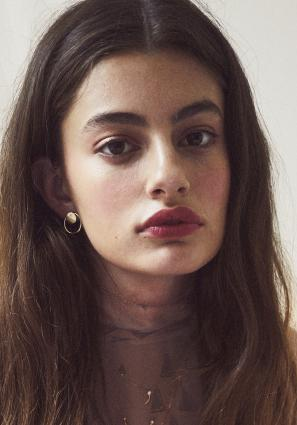
#> input picture FaceRecognitionClassifier/model/datatest/diana_silvers.jpeg, 297 x 425 px
$ jupyter execute --allow-errors Celebrity_Classifier.ipynb   (shell and % lines are left out)
#> lines starting #> are read from the running program, lines starting #| are printed output that depends on the picture; after the words box and inside, x2 and y2 are one past the last pixel; in counts of white or black regions, pixels touching at a corner belong together
[cell 1]
import pandas as pd
import numpy as np
import cv2
import matplotlib
from matplotlib import pyplot as plt

DATA CLEANING AND PREPARATION

[cell 2]
img = cv2.imread('./datatest/diana_silvers.jpeg')
#> img is the input picture: shape (425, 297, 3); mean B, G, R 81.6, 87.1, 107.7
img.shape
#> Out = (425, 297, 3)

[cell 3]
plt.imshow(img)

[cell 4]
# create gray image
gray = cv2.cvtColor(img, cv2.COLOR_BGR2GRAY)
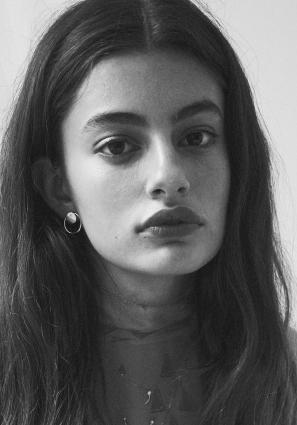
#> gray: shape (425, 297); min 9, max 240, mean 92.7
print(gray.shape)
#| (425, 297)
gray

[cell 5]
# visualize gray image
plt.imshow(gray, cmap='gray')

[cell 6]
face_cascade = cv2.CascadeClassifier('./opencv/haarcascades/haarcascade_frontalface_default.xml')
eye_cascade = cv2.CascadeClassifier('./opencv/haarcascades/haarcascade_eye.xml')

faces = face_cascade.detectMultiScale(gray,1.3,5)
#> faces = [[45, 53, 224, 224]]
faces
#> Out = [[45, 53, 224, 224]]

[cell 7]
# lets detect the face
(x,y,w,h) = faces[0]
#> x = 45; y = 53; w = 224; h = 224
face_img = cv2.rectangle(img,(x,y),(x+w,y+h),(255,0,0),2) # (255,0,0) is our color(red for now)
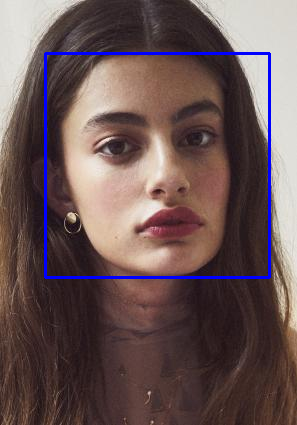
#> face_img: shape (425, 297, 3); mean B, G, R 85.5, 85.6, 105.8
plt.imshow(face_img)

[cell 8]
cv2.destroyAllWindows()
for (x,y,w,h) in faces:
    face_img = face_img = cv2.rectangle(img,(x,y),(x+w,y+h),(255,0,0),2)
    roi_gray = gray[y:y+h,x:x+w]
    roi_color = face_img[y:y+h,x:x+w]
    eyes = eye_cascade.detectMultiScale(roi_gray)
    for (ex,ey,ew,eh) in eyes:
        cv2.rectangle(roi_color,(ex,ey),(ex+ew,ey+eh),(0,255,0),2)
#> this loop made 1 pass
#> (x, y, w, h, eyes) on pass 1: (45, 53, 224, 224, [[97, 126, 25, 25], [129, 61, 48, 48], [38, 57, 68, 68]])
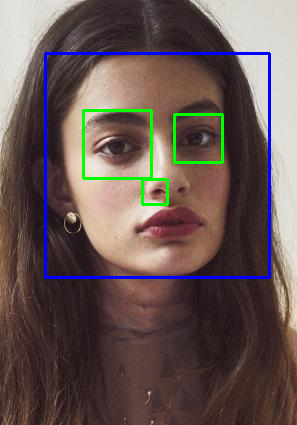
#> img: shape (425, 297, 3); 1.31% of pixels changed, all inside (x1, y1, x2, y2) = (82, 109, 224, 206)
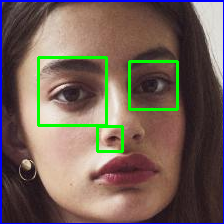
#> roi_color: shape (224, 224, 3); mean B, G, R 88.4, 98, 114.6

plt.figure()
plt.imshow(face_img,cmap='gray')
plt.show()

[cell 9]
plt.imshow(roi_color,cmap='gray')
# we see that opencv cv detect eyes correct but it detect a nose as an eye

[cell 10]
# Lets create a function for detect eyes on any image . Person must have two eyes on image!!!!

def get_cropped_image_if_2_eyes(image_path):
#> called with image_path = './datatest/diana_silvers.jpeg'
    img = cv2.imread(image_path)
    gray = cv2.cvtColor(img,cv2.COLOR_BGR2GRAY)
    faces = face_cascade.detectMultiScale(gray,1.3,5)
#> faces = [[45, 53, 224, 224]]
    for (x,y,w,h) in faces:
        roi_gray = gray[y:y+h,x:x+w]
        roi_color = img[y:y+h,x:x+w]
        eyes = eye_cascade.detectMultiScale(roi_gray)
        if len(eyes) >=2:
            return roi_color
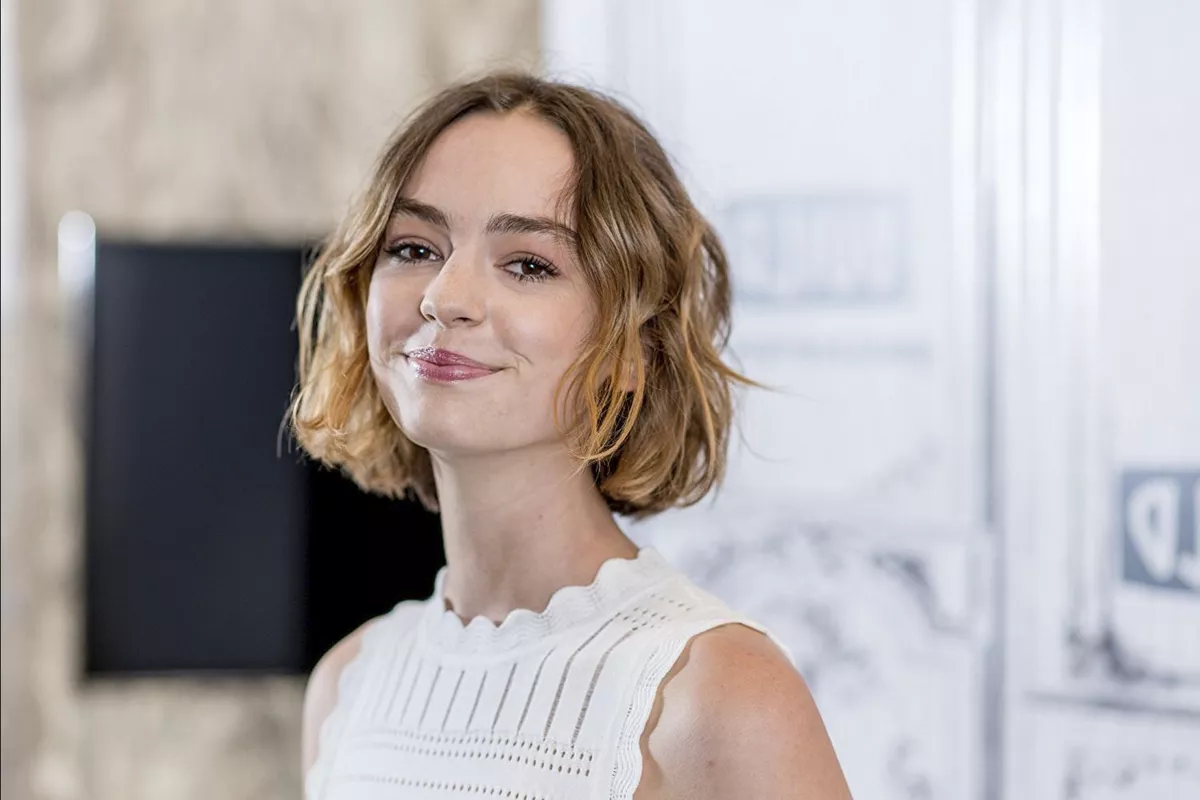
#> input picture FaceRecognitionClassifier/model/dataset/bridgette_lundy/2018-05-10-106_60481-3_667070.jpeg, 1200 x 800 px
#> in get_cropped_image_if_2_eyes, img is the input picture: shape (800, 1200, 3); mean B, G, R 171.4, 171.6, 177.9
#> in get_cropped_image_if_2_eyes (call 2), `gray = cv2.cvtColor(img,cv2.COLOR_BGR2GRAY)`:
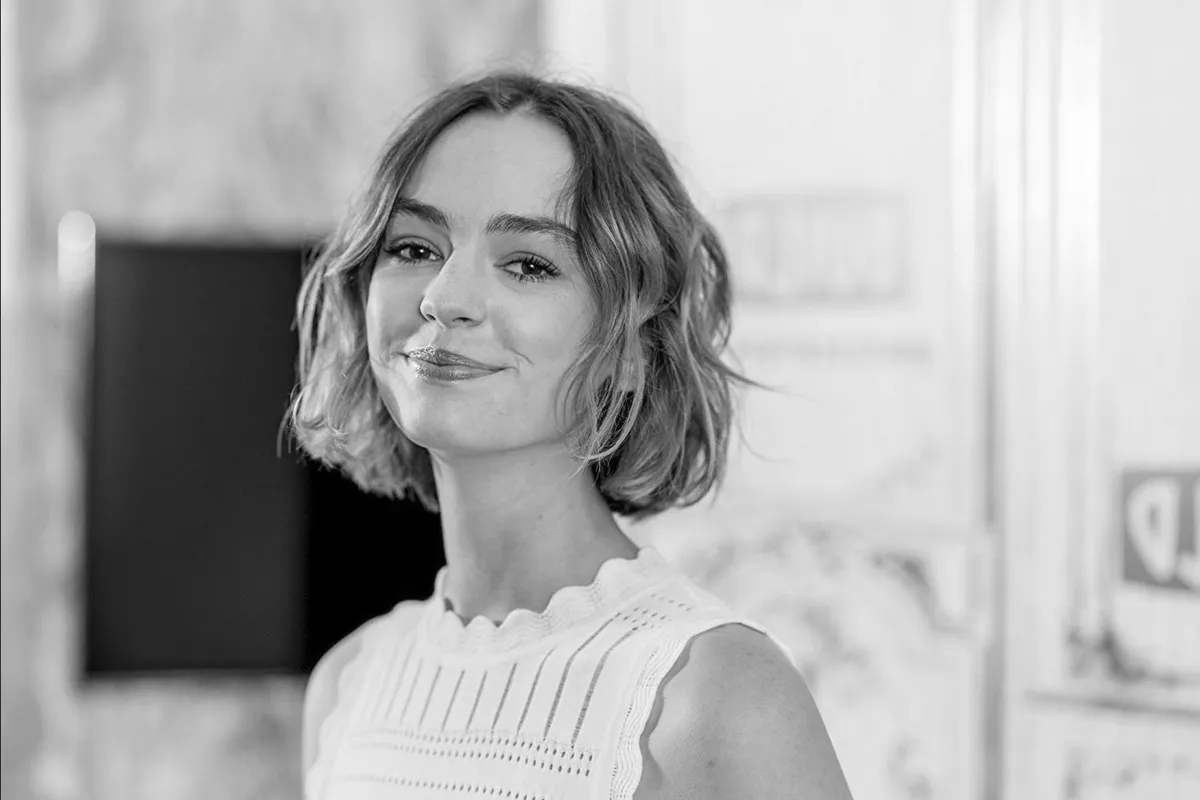
#> gray: shape (800, 1200); min 0, max 254, mean 173.5
#> in get_cropped_image_if_2_eyes (call 2), `faces = face_cascade.detectMultiScale(gray,1.3,5)`: faces = [[326, 142, 297, 297]]
#> this loop made 1 pass
#> (x, y, w, h, eyes) on pass 1: (326, 142, 297, 297, [[60, 84, 55, 55], [165, 92, 65, 65]])
#> pass 1, in get_cropped_image_if_2_eyes (call 2), `roi_gray = gray[y:y+h,x:x+w]`:
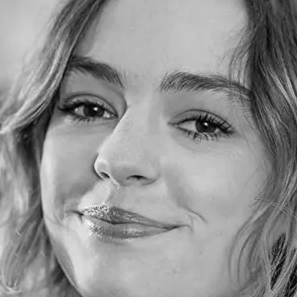
#> roi_gray: shape (297, 297); min 0, max 254, mean 145.5
#> pass 1, in get_cropped_image_if_2_eyes (call 2), `roi_color = img[y:y+h,x:x+w]`:
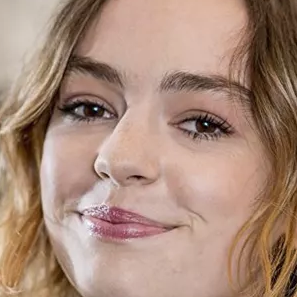
#> roi_color: shape (297, 297, 3); mean B, G, R 121.7, 138.2, 168.9

cropped_image = get_cropped_image_if_2_eyes('./datatest/diana_silvers.jpeg')
plt.imshow(cropped_image)
# we got an cropped face image of our celebrity

[cell 11]
path_to_data = "./dataset/"
path_to_cr_data = "./dataset/cropped/"

[cell 12]
# get all paths of images
import os

img_dirs = []
for entry in os.scandir(path_to_data):
    if entry.is_dir():
        img_dirs.append(entry.path)

img_dirs

[cell 13]
import shutil

if os.path.exists(path_to_cr_data):
    shutil.rmtree(path_to_cr_data)
os.mkdir(path_to_cr_data)

After the code below is executed, do not forget to delete unnecessary photos from the folders in the "croppped" folder
If you want to add new celebrities to the dataset folder and re-run the code, it is recommended that you delete the old cropped folder.

[cell 14]
cropped_image_dirs = []
celebrity_file_names_dict = {}

for img_dir in img_dirs:
    count = 1
    celebrity_name = img_dir.split('/')[-1]

    celebrity_file_names_dict[celebrity_name] = []
    for entry in os.scandir(img_dir):
        roi_color = get_cropped_image_if_2_eyes(entry.path)
        if roi_color is not None:
            cropped_folder = path_to_cr_data+celebrity_name
            if not os.path.exists(cropped_folder):
                os.makedirs(cropped_folder)
                cropped_image_dirs.append(cropped_folder)
                print("Generating croppped images in folder: ", cropped_folder)

            cropped_file_name = celebrity_name + str(count) + ".png"
            cropped_file_path = cropped_folder + "/" + cropped_file_name

            cv2.imwrite(cropped_file_path,roi_color)
            celebrity_file_names_dict[celebrity_name].append(cropped_file_path)
            count +=1

RESULT OF THE CODE ABOVE

FEATURE ENGINEERING

[cell 15]
import pywt

def w2d(img,mode='hear',level=1):
#> called with mode = 'db1', level = 5
    imArray = img
    #convert to grayscale
    imArray = cv2.cvtColor(imArray,cv2.COLOR_RGB2GRAY)
    #convert to float
    imArray = np.float32(imArray)
    imArray/= 255
    coeffs = pywt.wavedec2(imArray,mode,level=level)

    coeffs_H =list(coeffs)
    coeffs_H[0] *= 0

    # reconstruction
    imArray_H = pywt.waverec2(coeffs_H,mode)
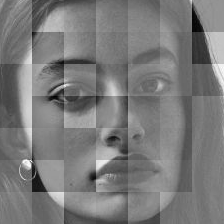
#> imArray_H: shape (224, 224) float32; min -0.598, max 0.647, mean 1.37e-09; drawn with min black and max white
    imArray_H *= 255
    imArray_H = np.uint8(imArray_H)
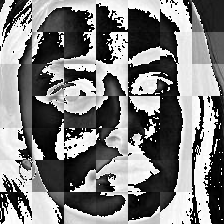
#> imArray_H: shape (224, 224); min 0, max 255, mean 125.1

    return imArray_H

[cell 16]
im_har = w2d(cropped_image,'db1',5)
plt.imshow(im_har,cmap = 'gray')

[cell 17]
celebrity_file_names_dict = {}
for img_dir in cropped_image_dirs:
    celebrity_name = img_dir.split('/')[-1]
    file_list = []
    for entry in os.scandir(img_dir):
        file_list.append(entry.path)
    celebrity_file_names_dict[celebrity_name] = file_list

[cell 18]
class_dict = {}
count = 0
for celebrity_name in celebrity_file_names_dict.keys():
    class_dict[celebrity_name] = count
    count+=1
class_dict
